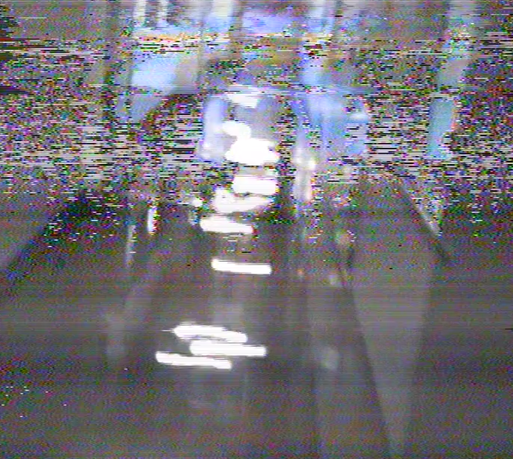
#> input picture noisyImage.png, 513 x 459 px
$ python denoise4.py   (Python 2 division)
#> lines starting #> are read from the running program, lines starting #| are printed output that depends on the picture
import cv2
import numpy as np
from matplotlib import pyplot as plt
import time
import pylab

time1=time.time()
img = cv2.imread('noisyImage.png')
#> img is the input picture: shape (459, 513, 3); mean B, G, R 120.3, 114, 116.2
median = cv2.medianBlur(img,7)
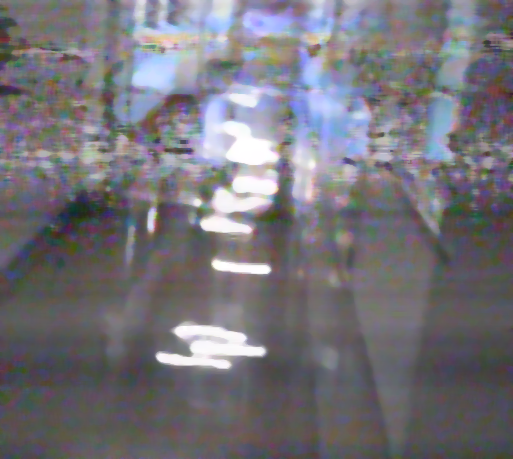
#> median: shape (459, 513, 3); mean B, G, R 121, 114.4, 116.6
#dst = cv2.fastNlMeansDenoisingColored(median,None,10,10,7,21)
#dst = cv2.fastNlMeansDenoising(median,None,3,7,21)
print time.time()-time1


plt.subplot(211),plt.imshow(img)
#plt.subplot(3,1,2),plt.imshow(dst)
plt.subplot(212),plt.imshow(median)

plt.show()
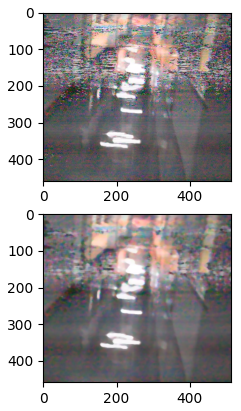
#> figure drawn by matplotlib, 2 panels; B, G, R data is drawn as R, G, B

$ run again, with cleanImage.png copied over noisyImage.png
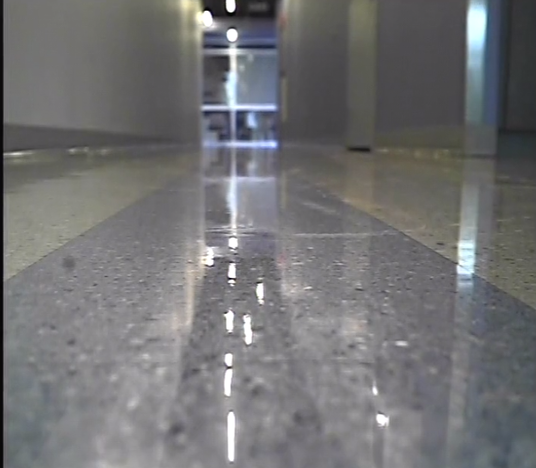
#> input picture cleanImage.png, 536 x 468 px
#> img is the input picture: shape (468, 536, 3); mean B, G, R 115.4, 114, 114
#> `plt.show()`:
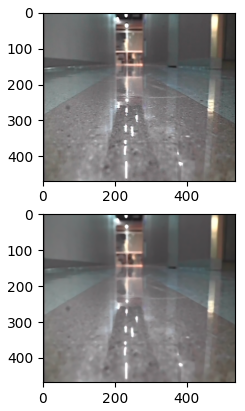
#> figure drawn by matplotlib, 2 panels; B, G, R data is drawn as R, G, B
